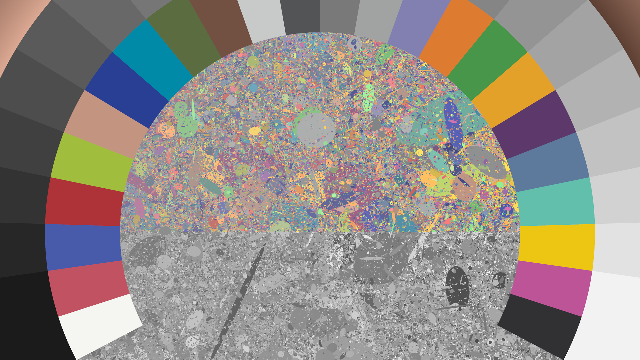
#> input picture 2019-04-01-mtl-python/chart.png, 640 x 360 px
$ jupyter execute --allow-errors emva.ipynb   (shell and % lines are left out)
#> lines starting #> are read from the running program, lines starting #| are printed output that depends on the picture
[cell 1]
import numpy as np
import imageio
import matplotlib.pyplot as plt

### Load a random image for tests

[cell 2]
img = imageio.imread("chart.png")
#> img is the input picture: shape (360, 640, 3); mean R, G, B 145.7, 140, 134.1
h, w = img.shape[:-1]
#> h = 360; w = 640
plt.imshow(img)

## Spectrum simulation

[cell 3]
# Peak wavelenght values pour r, g, b
r, g, b = (700, 530, 440)
# Consider wavelengths from 400nm to 800nm
dom = np.linspace(400, 800, 100)

# build normal distribution centered around peak wavelengths

sig = 200
red = 1/(2*np.pi*sig) * np.exp(-((dom-r)**2)/(2*sig))
blue = 1/(2*np.pi*sig) * np.exp(-((dom-b)**2)/(2*sig))
green = 1/(2*np.pi*sig) * np.exp(-((dom-g)**2)/(2*sig))

# Normalize values
red/=np.max(red)
green/=np.max(green)
blue/=np.max(blue)

#Multiply each channel of each pixel with its corresponding photon distribution, and sum the channels
spectrum = np.einsum('ij,k->ijk',img[:, :, 0].astype(float) , red) + \
            np.einsum('ij,k->ijk',img[:, :, 1].astype(float) , green) +\
            np.einsum('ij,k->ijk',img[:, :, 2].astype(float) , blue)

plt.plot(dom, red, 'r')
plt.plot(dom, green, 'g')
plt.plot(dom, blue, 'b')
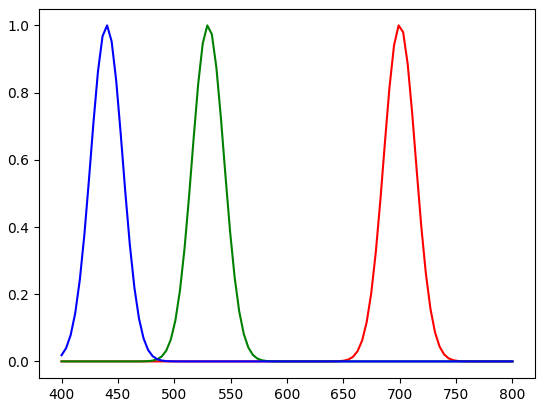
#> figure drawn by matplotlib, 1 panel; curve peaks at x = 699, y = 1; curve peaks at x = 529.3, y = 1; curve peaks at x = 440.4, y = 1

## Transform pixels

[cell 4]
# Result of the transformation
print('pixel (1, 1): , r: %s, g: %s, b: %s' % (img[1, 1, 0], img[1, 1, 1], img[1, 1, 2]))
#| pixel (1, 1): , r: 171, g: 128, b: 110
plt.plot(dom, spectrum[1, 1, :])
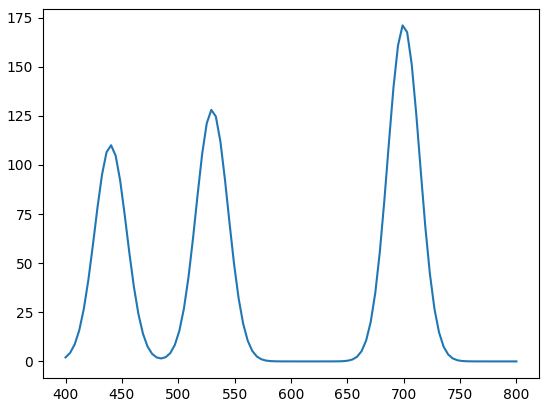
#> figure drawn by matplotlib, 1 panel; curve peaks at x = 699, y = 171
